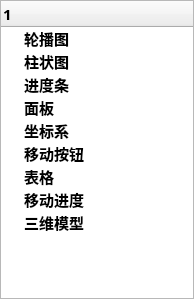
<?xml version="1.0" encoding="UTF-8"?>
<ui version="4.0">
 <class>ControlTreeWidget</class>
 <widget class="QWidget" name="ControlTreeWidget">
  <property name="geometry">
   <rect>
    <x>0</x>
    <y>0</y>
    <width>194</width>
    <height>299</height>
   </rect>
  </property>
  <property name="windowTitle">
   <string>Form</string>
  </property>
  <layout class="QVBoxLayout" name="verticalLayout">
   <property name="spacing">
    <number>0</number>
   </property>
   <property name="leftMargin">
    <number>0</number>
   </property>
   <property name="topMargin">
    <number>0</number>
   </property>
   <property name="rightMargin">
    <number>0</number>
   </property>
   <property name="bottomMargin">
    <number>0</number>
   </property>
   <item>
    <widget class="QTreeWidget" name="treeWidgetMenu">
     <property name="font">
      <font>
       <family>微软雅黑</family>
       <pointsize>11</pointsize>
       <weight>75</weight>
       <bold>true</bold>
      </font>
     </property>
     <column>
      <property name="text">
       <string notr="true">1</string>
      </property>
     </column>
     <item>
      <property name="text">
       <string>轮播图</string>
      </property>
      <property name="textAlignment">
       <set>AlignLeading|AlignVCenter</set>
      </property>
     </item>
     <item>
      <property name="text">
       <string>柱状图</string>
      </property>
     </item>
     <item>
      <property name="text">
       <string>进度条</string>
      </property>
     </item>
     <item>
      <property name="text">
       <string>面板</string>
      </property>
     </item>
     <item>
      <property name="text">
       <string>坐标系</string>
      </property>
     </item>
     <item>
      <property name="text">
       <string>移动按钮</string>
      </property>
     </item>
     <item>
      <property name="text">
       <string>表格</string>
      </property>
     </item>
     <item>
      <property name="text">
       <string>移动进度</string>
      </property>
     </item>
     <item>
      <property name="text">
       <string>三维模型</string>
      </property>
     </item>
    </widget>
   </item>
  </layout>
 </widget>
 <resources/>
 <connections/>
</ui>
